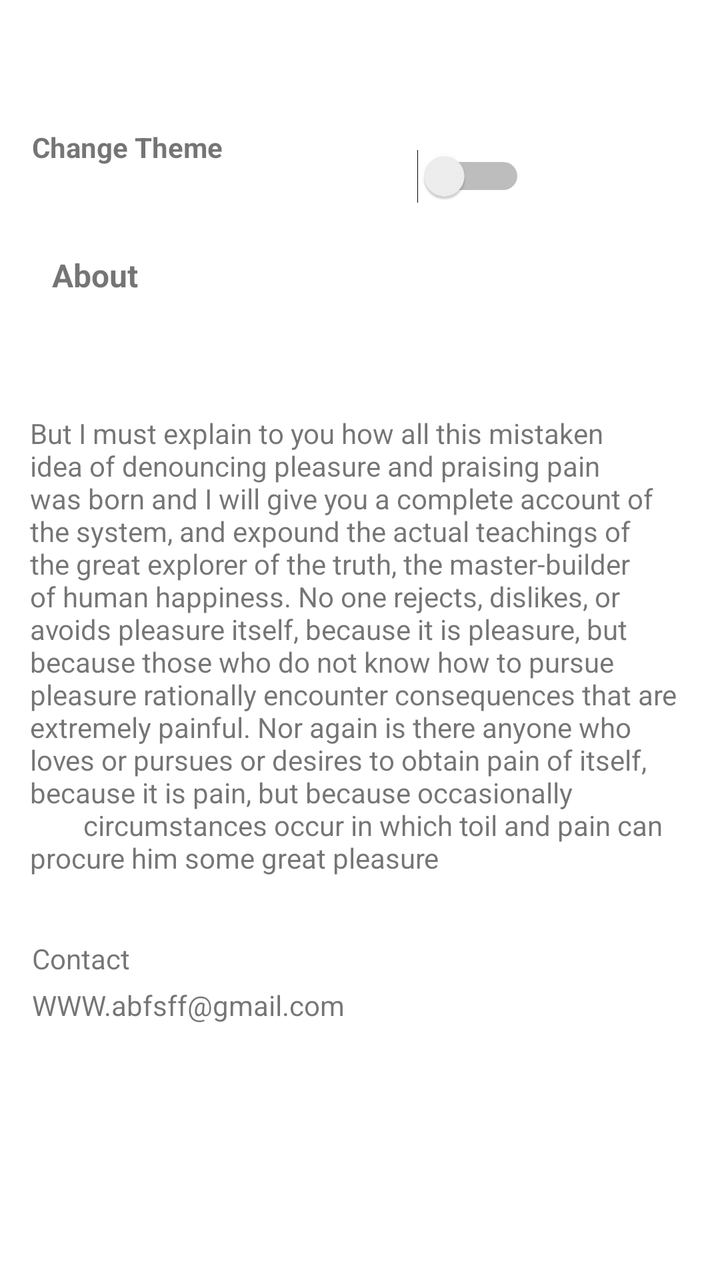
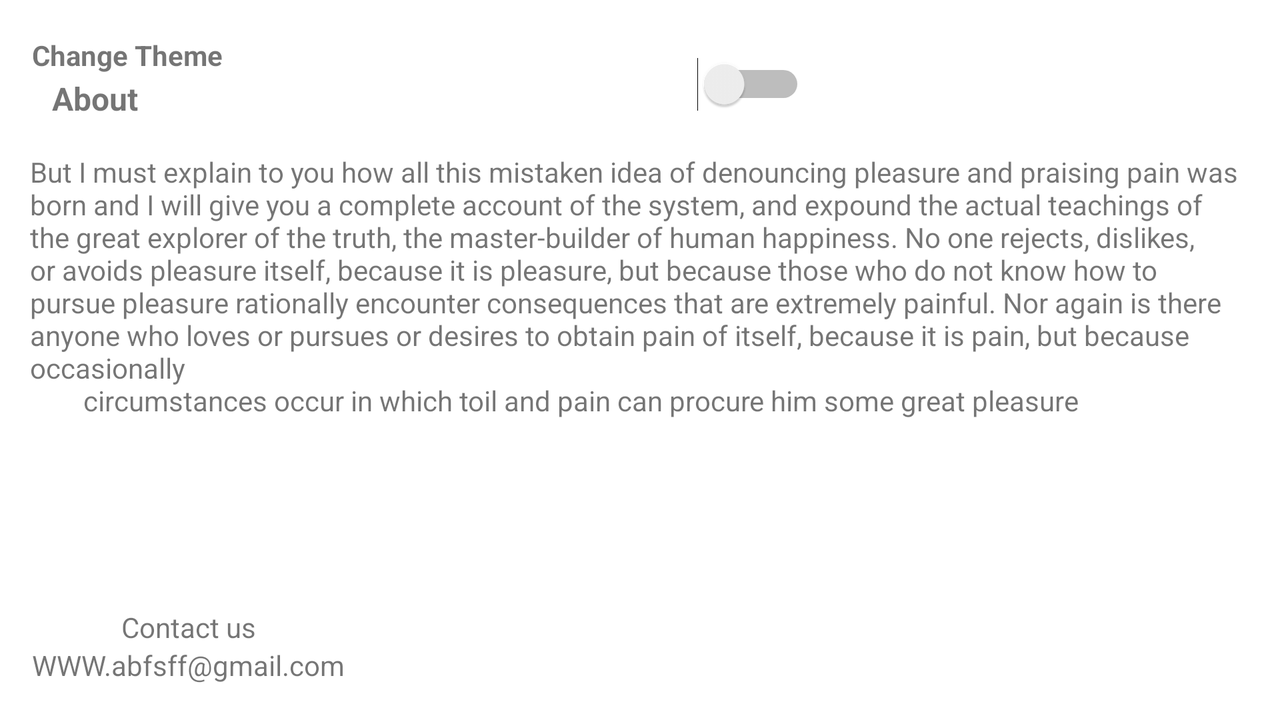

An Android layout and its configuration variant, each rendered on a device that would load it. The default file and the variant file are quoted in full after the pictures.
<!-- AndroidManifest.xml: application theme Theme.TypicodApp -->
<!-- res/layout/fragment_settings.xml -->
<?xml version="1.0" encoding="utf-8"?>
<androidx.constraintlayout.widget.ConstraintLayout xmlns:android="http://schemas.android.com/apk/res/android"
    xmlns:app="http://schemas.android.com/apk/res-auto"
    xmlns:tools="http://schemas.android.com/tools"
    android:layout_width="match_parent"
    android:layout_height="match_parent"
    tools:context=".ui.settings.SettingsFragment">


    <TextView
        android:id="@+id/textView"
        android:layout_width="wrap_content"
        android:layout_height="wrap_content"
        android:layout_marginStart="16dp"
        android:text="@string/change_theme"
        android:textSize="14sp"
        android:textStyle="bold"
        app:layout_constraintStart_toStartOf="parent"
        app:layout_constraintTop_toTopOf="@+id/guideline5" />

    <Switch
        android:id="@+id/switch1"
        android:layout_width="wrap_content"
        android:layout_height="wrap_content"
        android:minHeight="48dp"

        app:layout_constraintEnd_toEndOf="parent"
        app:layout_constraintStart_toEndOf="@+id/textView"
        app:layout_constraintTop_toTopOf="@+id/guideline5" />

    <ImageView
        android:id="@+id/imageView2"
        android:layout_width="40dp"
        android:layout_height="40dp"
        app:layout_constraintEnd_toEndOf="parent"
        app:layout_constraintStart_toEndOf="@+id/switch1"
        app:layout_constraintTop_toTopOf="@+id/guideline5" />

    <androidx.constraintlayout.widget.Guideline
        android:id="@+id/guideline5"
        android:layout_width="wrap_content"
        android:layout_height="wrap_content"
        android:orientation="horizontal"
        app:layout_constraintGuide_percent="0.1" />

    <androidx.constraintlayout.widget.Guideline
        android:id="@+id/guideline"
        android:layout_width="wrap_content"
        android:layout_height="wrap_content"
        android:orientation="horizontal"
        app:layout_constraintGuide_percent="0.3" />

    <TextView
        android:id="@+id/textView2"
        android:layout_width="wrap_content"
        android:layout_height="wrap_content"
        android:layout_marginStart="16dp"
        android:paddingHorizontal="10dp"
        android:text="About"
        android:textSize="16sp"
        android:textStyle="bold"
        app:layout_constraintBottom_toTopOf="@+id/guideline"
        app:layout_constraintStart_toStartOf="parent"
        app:layout_constraintTop_toBottomOf="@+id/textView" />

    <TextView
        android:id="@+id/text"
        android:layout_width="0dp"
        android:layout_height="wrap_content"
        android:padding="15dp"
        android:text="@string/about_text"
        app:layout_constraintEnd_toEndOf="parent"
        app:layout_constraintStart_toStartOf="parent"
        app:layout_constraintTop_toTopOf="@+id/guideline" />

    <TextView
        android:id="@+id/textView3"
        android:layout_width="wrap_content"
        android:layout_height="wrap_content"
        android:layout_marginStart="16dp"
        android:text="@string/contact_us"
        app:layout_constraintBottom_toTopOf="@+id/guideline6"
        app:layout_constraintStart_toStartOf="parent" />

    <TextView
        android:id="@+id/textView4"
        android:layout_width="66dp"
        android:layout_height="23dp"
        android:layout_marginStart="16dp"
        android:layout_marginTop="16dp"
        android:text="@string/contact"
        app:layout_constraintBottom_toTopOf="@+id/textView3"
        app:layout_constraintStart_toStartOf="parent"
        app:layout_constraintTop_toBottomOf="@+id/text" />

    <androidx.constraintlayout.widget.Guideline
        android:id="@+id/guideline6"
        android:layout_width="wrap_content"
        android:layout_height="wrap_content"
        android:orientation="horizontal"
        app:layout_constraintGuide_percent="0.8" />


</androidx.constraintlayout.widget.ConstraintLayout>
<!-- resources referenced by this layout -->
<resources>
  <string name="about_text">"But I must explain to you how all this mistaken idea of denouncing pleasure and praising pain was born and I will give you a complete account of the system, and expound the actual teachings of the great explorer of the truth, the master-builder of human happiness. No one rejects, dislikes, or avoids pleasure itself, because it is pleasure, but because those who do not know how to pursue pleasure rationally encounter consequences that are extremely painful. Nor again is there anyone who loves or pursues or desires to obtain pain of itself, because it is pain, but because occasionally
          circumstances occur in which toil and pain can procure him some great pleasure </string>
  <string name="change_theme">Change Theme</string>
  <string name="contact">Contact us</string>
  <string name="contact_us">WWW.abfsff@gmail.com</string>
  <style name="Theme.TypicodApp" parent="Theme.MaterialComponents.DayNight.DarkActionBar">
          
          <item name="colorPrimary">@color/purple_500</item>
          <item name="colorPrimaryVariant">@color/purple_700</item>
          <item name="colorOnPrimary">@color/white</item>
          
          <item name="colorSecondary">@color/teal_200</item>
          <item name="colorSecondaryVariant">@color/teal_700</item>
          <item name="colorOnSecondary">@color/black</item>
          
          <item name="android:statusBarColor" tools:targetApi="l">?attr/colorPrimaryVariant</item>
          
      </style>
  <color name="purple_500">#FF6200EE</color>
  <color name="purple_700">#FF3700B3</color>
  <color name="white">#FFFFFFFF</color>
  <color name="teal_200">#FF03DAC5</color>
  <color name="teal_700">#FF018786</color>
  <color name="black">#FF000000</color>
</resources>
<!-- res/layout-land/fragment_settings.xml (the repository's variant of the layout above) -->
<!-- drawn on the phone turned sideways -->
<?xml version="1.0" encoding="utf-8"?>
<androidx.constraintlayout.widget.ConstraintLayout xmlns:android="http://schemas.android.com/apk/res/android"
    xmlns:app="http://schemas.android.com/apk/res-auto"
    xmlns:tools="http://schemas.android.com/tools"
    android:layout_width="match_parent"
    android:layout_height="match_parent"
    tools:context=".ui.settings.SettingsFragment">


    <TextView
        android:id="@+id/textView"
        android:layout_width="wrap_content"
        android:layout_height="wrap_content"
        android:layout_marginStart="16dp"
        android:text="@string/change_theme"
        android:textSize="14sp"
        android:textStyle="bold"
        app:layout_constraintStart_toStartOf="parent"
        app:layout_constraintTop_toTopOf="@+id/guideline5" />

    <Switch
        android:id="@+id/switch1"
        android:layout_width="wrap_content"
        android:layout_height="wrap_content"
        android:minHeight="48dp"

        app:layout_constraintEnd_toEndOf="parent"
        app:layout_constraintStart_toEndOf="@+id/textView"
        app:layout_constraintTop_toTopOf="@+id/guideline5" />

    <ImageView
        android:id="@+id/imageView2"
        android:layout_width="40dp"
        android:layout_height="40dp"
        app:layout_constraintEnd_toEndOf="parent"
        app:layout_constraintStart_toEndOf="@+id/switch1"
        app:layout_constraintTop_toTopOf="@+id/guideline5" />

    <androidx.constraintlayout.widget.Guideline
        android:id="@+id/guideline5"
        android:layout_width="wrap_content"
        android:layout_height="wrap_content"
        android:orientation="horizontal"
        app:layout_constraintGuide_percent="0.05" />

    <androidx.constraintlayout.widget.Guideline
        android:id="@+id/guideline"
        android:layout_width="wrap_content"
        android:layout_height="wrap_content"
        android:orientation="horizontal"
        app:layout_constraintGuide_percent="0.17" />

    <TextView
        android:id="@+id/textView2"
        android:layout_width="wrap_content"
        android:layout_height="wrap_content"
        android:layout_marginStart="16dp"
        android:paddingHorizontal="10dp"
        android:text="About"
        android:textSize="16sp"
        android:textStyle="bold"
        app:layout_constraintBottom_toTopOf="@+id/guideline"
        app:layout_constraintStart_toStartOf="parent"
        app:layout_constraintTop_toBottomOf="@+id/textView" />

    <TextView
        android:id="@+id/text"
        android:layout_width="0dp"
        android:layout_height="wrap_content"
        android:padding="15dp"
        android:text="@string/about_text"
        app:layout_constraintEnd_toEndOf="parent"
        app:layout_constraintStart_toStartOf="parent"
        app:layout_constraintTop_toTopOf="@+id/guideline" />

    <TextView
        android:id="@+id/textView3"
        android:layout_width="wrap_content"
        android:layout_height="wrap_content"
        android:layout_marginStart="16dp"
        android:text="@string/contact_us"
        app:layout_constraintBottom_toTopOf="@+id/guideline6"
        app:layout_constraintStart_toStartOf="parent" />

    <TextView
        android:id="@+id/textView4"
        android:layout_width="wrap_content"
        android:layout_height="wrap_content"
        android:layout_marginStart="16dp"
        android:text="@string/contact"
        app:layout_constraintBottom_toTopOf="@+id/textView3"
        app:layout_constraintEnd_toEndOf="@+id/textView3"
        app:layout_constraintStart_toStartOf="parent" />

    <androidx.constraintlayout.widget.Guideline
        android:id="@+id/guideline6"
        android:layout_width="wrap_content"
        android:layout_height="wrap_content"
        android:orientation="horizontal"
        app:layout_constraintGuide_percent="0.95" />


</androidx.constraintlayout.widget.ConstraintLayout>
